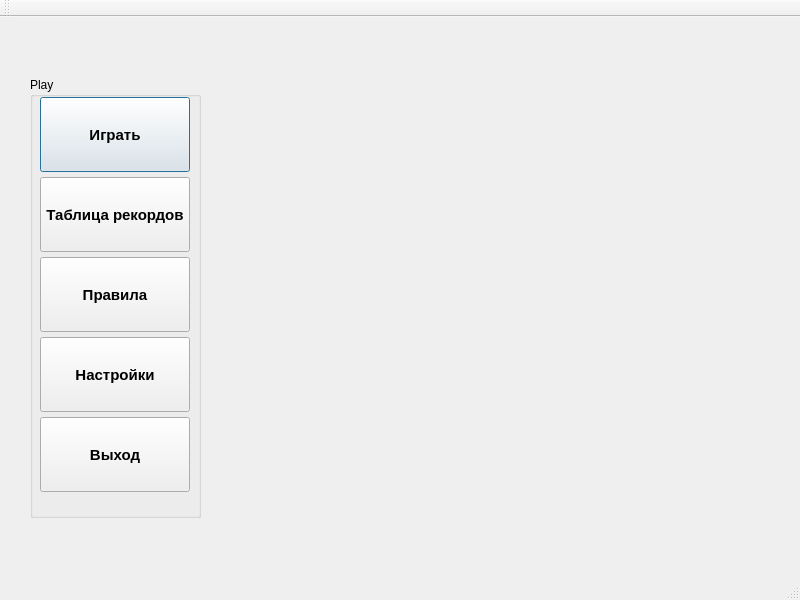
<?xml version="1.0" encoding="UTF-8"?>
<ui version="4.0">
 <class>MainWindow</class>
 <widget class="QMainWindow" name="MainWindow">
  <property name="geometry">
   <rect>
    <x>0</x>
    <y>0</y>
    <width>800</width>
    <height>600</height>
   </rect>
  </property>
  <property name="sizePolicy">
   <sizepolicy hsizetype="Preferred" vsizetype="Preferred">
    <horstretch>0</horstretch>
    <verstretch>0</verstretch>
   </sizepolicy>
  </property>
  <property name="minimumSize">
   <size>
    <width>800</width>
    <height>600</height>
   </size>
  </property>
  <property name="maximumSize">
   <size>
    <width>800</width>
    <height>600</height>
   </size>
  </property>
  <property name="mouseTracking">
   <bool>false</bool>
  </property>
  <property name="windowTitle">
   <string>Platformer</string>
  </property>
  <property name="windowIcon">
   <iconset>
    <normaloff>image/small.png</normaloff>image/small.png</iconset>
  </property>
  <property name="styleSheet">
   <string notr="true">MainWindow{
background-color:grey;
}</string>
  </property>
  <property name="iconSize">
   <size>
    <width>32</width>
    <height>24</height>
   </size>
  </property>
  <property name="toolButtonStyle">
   <enum>Qt::ToolButtonIconOnly</enum>
  </property>
  <widget class="QWidget" name="centralWidget">
   <widget class="QLabel" name="label">
    <property name="geometry">
     <rect>
      <x>300</x>
      <y>0</y>
      <width>431</width>
      <height>561</height>
     </rect>
    </property>
    <property name="autoFillBackground">
     <bool>false</bool>
    </property>
    <property name="styleSheet">
     <string>font-family:Helvetica,Arial,sans-serif;
	font-size: 15px;
font-weight:bold</string>
    </property>
    <property name="text">
     <string/>
    </property>
    <property name="pixmap">
     <pixmap>image/dd2.png</pixmap>
    </property>
    <property name="scaledContents">
     <bool>false</bool>
    </property>
   </widget>
   <widget class="QGroupBox" name="groupBox">
    <property name="geometry">
     <rect>
      <x>30</x>
      <y>60</y>
      <width>171</width>
      <height>441</height>
     </rect>
    </property>
    <property name="title">
     <string>Play</string>
    </property>
    <widget class="QPushButton" name="pushButton_3">
     <property name="geometry">
      <rect>
       <x>10</x>
       <y>20</y>
       <width>150</width>
       <height>75</height>
      </rect>
     </property>
     <property name="styleSheet">
      <string notr="true">font-family:Helvetica,Arial,sans-serif;
	font-size: 15px;
font-weight:bold</string>
     </property>
     <property name="text">
      <string>Играть</string>
     </property>
     <property name="default">
      <bool>true</bool>
     </property>
    </widget>
    <widget class="QPushButton" name="pushButton_2">
     <property name="geometry">
      <rect>
       <x>10</x>
       <y>180</y>
       <width>150</width>
       <height>75</height>
      </rect>
     </property>
     <property name="styleSheet">
      <string notr="true">font-family:Helvetica,Arial,sans-serif;
	font-size: 15px;
font-weight:bold</string>
     </property>
     <property name="text">
      <string>Правила</string>
     </property>
    </widget>
    <widget class="QPushButton" name="pushButton_4">
     <property name="geometry">
      <rect>
       <x>10</x>
       <y>260</y>
       <width>150</width>
       <height>75</height>
      </rect>
     </property>
     <property name="styleSheet">
      <string notr="true">font-family:Helvetica,Arial,sans-serif;
	font-size: 15px;
font-weight:bold</string>
     </property>
     <property name="text">
      <string>Настройки</string>
     </property>
    </widget>
    <widget class="QPushButton" name="StartButton">
     <property name="geometry">
      <rect>
       <x>10</x>
       <y>340</y>
       <width>150</width>
       <height>75</height>
      </rect>
     </property>
     <property name="styleSheet">
      <string notr="true">font-family:Helvetica,Arial,sans-serif;
	font-size: 15px;
font-weight:bold</string>
     </property>
     <property name="text">
      <string>Выход</string>
     </property>
     <property name="autoDefault">
      <bool>false</bool>
     </property>
     <property name="default">
      <bool>false</bool>
     </property>
     <property name="flat">
      <bool>false</bool>
     </property>
    </widget>
    <widget class="QPushButton" name="pushButton">
     <property name="geometry">
      <rect>
       <x>10</x>
       <y>100</y>
       <width>150</width>
       <height>75</height>
      </rect>
     </property>
     <property name="styleSheet">
      <string notr="true">font-family:Helvetica,Arial,sans-serif;
	font-size: 15px;
font-weight:bold</string>
     </property>
     <property name="text">
      <string>Таблица рекордов</string>
     </property>
    </widget>
   </widget>
  </widget>
  <widget class="QMenuBar" name="menuBar">
   <property name="geometry">
    <rect>
     <x>0</x>
     <y>0</y>
     <width>800</width>
     <height>21</height>
    </rect>
   </property>
  </widget>
  <widget class="QToolBar" name="mainToolBar">
   <attribute name="toolBarArea">
    <enum>TopToolBarArea</enum>
   </attribute>
   <attribute name="toolBarBreak">
    <bool>false</bool>
   </attribute>
  </widget>
  <widget class="QStatusBar" name="statusBar"/>
 </widget>
 <layoutdefault spacing="6" margin="11"/>
 <resources/>
 <connections/>
</ui>
